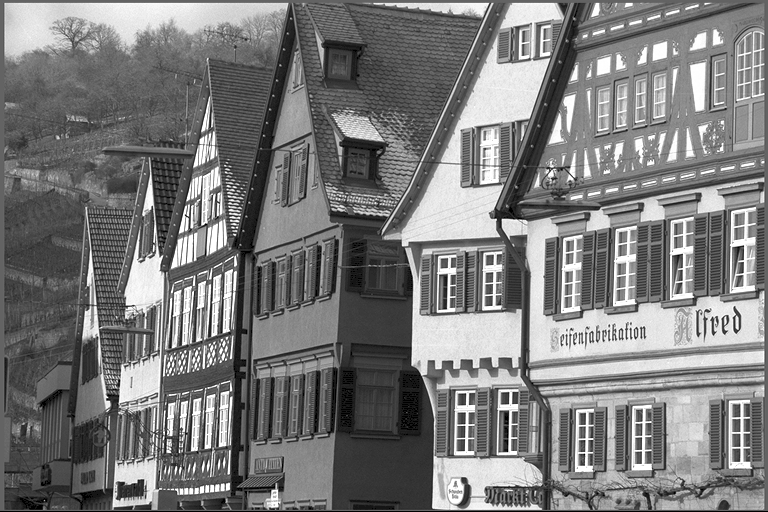
#> input picture chapter-3_image-processing/sample/house_gray.jpg, 768 x 512 px
$ jupyter execute --allow-errors chapter-3.4-fourier-transforms.ipynb   (shell and % lines are left out)
#> lines starting #> are read from the running program, lines starting #| are printed output that depends on the picture
[cell 1]

import matplotlib.pyplot as plt
import matplotlib.image as mpimg

import numpy as np
import cv2

### One Dimensional Discrete Fourier Transform

[cell 2]
### 3.4 Fourier Transform

# 1 dimensional discrete fourier transform (dft)
def dft(x: np.ndarray) -> np.ndarray:
    assert len(x.shape) == 1, "One dimension only"
    N = x.shape[0]
    n = np.arange(N)
    k = n.reshape(N, 1)
    k = np.exp(-2.j * np.pi * k * n / N)

    return k @ x


a = np.ones((3,), dtype=np.float16) / 3
print(dft(a))

[cell 3]
# 1 dimensional continuous fourier transform (fft)
def FFT(x):
    """
    A recursive implementation of
    the 1D Cooley-Tukey FFT, the
    input should have a length of
    power of 2.
    """
    N = len(x)

    if N == 1:
        return x
    else:
        X_even = FFT(x[::2])
        X_odd = FFT(x[1::2])
        factor = \
          np.exp(-2j*np.pi*np.arange(N)/ N)

        X = np.concatenate(\
            [X_even+factor[:int(N/2)]*X_odd,
             X_even+factor[int(N/2):]*X_odd])
        return X


# sampling rate
sr = 128
# sampling interval
ts = 1.0/sr
t = np.arange(0,1,ts)

freq = 1.
x = 3*np.sin(2*np.pi*freq*t)

freq = 4
x += np.sin(2*np.pi*freq*t)

freq = 7
x += 0.5* np.sin(2*np.pi*freq*t)

plt.figure(figsize = (8, 6))
plt.plot(t, x, "r")
plt.ylabel("Amplitude")

plt.show()
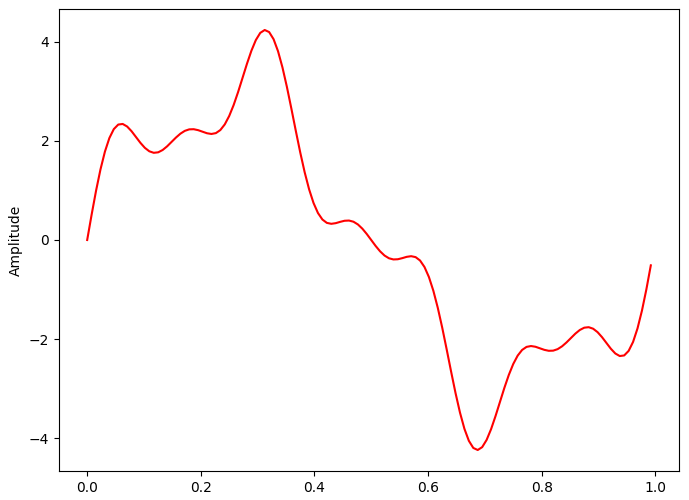
#> figure drawn by matplotlib, 1 panel; curve peaks at x = 0.312, y = 4.23

[cell 4]
X=FFT(x)

# calculate the frequency
N = len(X)
n = np.arange(N)
T = N/sr
freq = n/T

plt.figure(figsize = (12, 6))
plt.subplot(121)
plt.stem(freq, abs(X), "b", \
         markerfmt=" ", basefmt="-b")
plt.xlabel("Freq (Hz)")
plt.ylabel("FFT Amplitude |X(freq)|")

# Get the one-sided specturm
n_oneside = N//2
# get the one side frequency
f_oneside = freq[:n_oneside]

# normalize the amplitude
X_oneside =X[:n_oneside]/n_oneside

plt.subplot(122)
plt.stem(f_oneside, abs(X_oneside), "b", markerfmt=" ", basefmt="-b")
plt.xlabel("Freq (Hz)")
plt.ylabel("Normalized FFT Amplitude |X(freq)|")
plt.tight_layout()
plt.show()
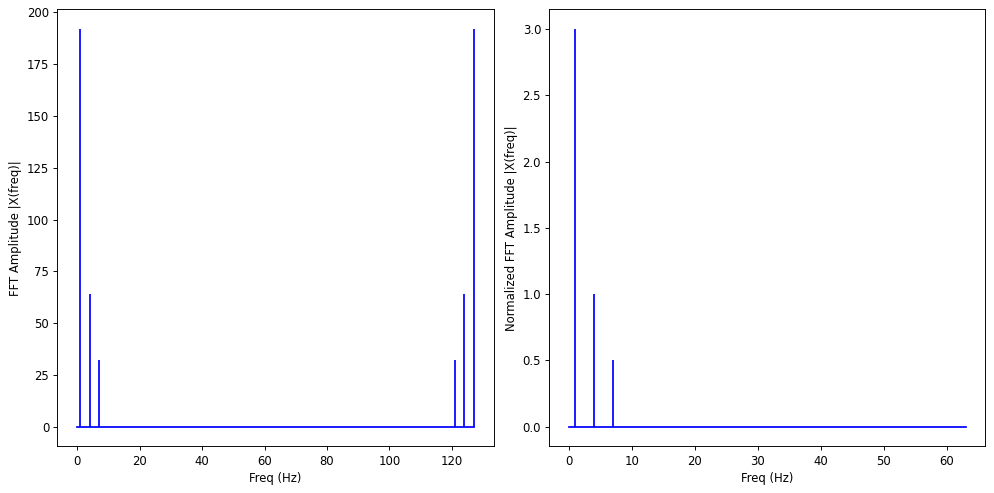
#> figure drawn by matplotlib, 2 panels; panel 1: curve peaks at x = 1, y = 192; panel 2: curve peaks at x = 1, y = 3

[cell 5]
X = np.fft.fft(x)
N = len(X)
n = np.arange(N)
T = N/sr
freq = n/T

plt.figure(figsize = (12, 6))
plt.subplot(121)

plt.stem(freq, np.abs(X), "b", markerfmt=" ", basefmt="-b")
plt.xlabel("Freq (Hz)")
plt.ylabel("FFT Amplitude |X(freq)|")
plt.xlim(0, 10)

plt.subplot(122)
plt.plot(t, np.fft.ifft(X), "r")
plt.xlabel("Time (s)")
plt.ylabel("Amplitude")
plt.tight_layout()
plt.show()
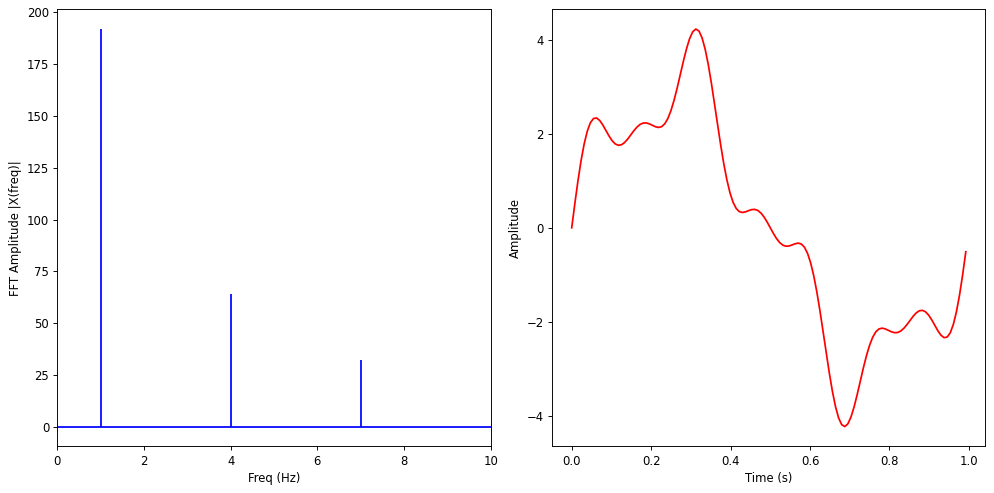
#> figure drawn by matplotlib, 2 panels; panel 1: curve peaks at x = 1, y = 192; panel 2: curve peaks at x = 0.312, y = 4.23

[cell 6]
# 2 dimensional fourier transform for image frequency and amplitude analysis
img = cv2.imread("sample/house_gray.jpg", cv2.IMREAD_GRAYSCALE)
#> img is the input picture: shape (512, 768); min 0, max 255, mean 123
img_fft = np.fft.fft2(img)
# Now once you got the result, zero frequency component (DC component) will be at top left corner.
# If you want to bring it to center, you need to shift the result by N/2 in both the directions.
img_shift = np.fft.fftshift(img_fft)
magnitude = 20 * np.log(np.abs(img_shift))
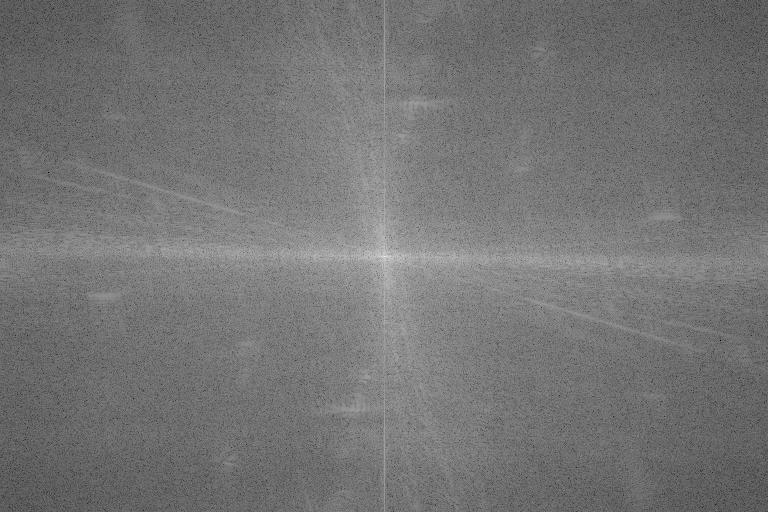
#> magnitude: shape (512, 768) float64; min 28.08, max 353.9, mean 177.3; drawn with min black and max white

plt.subplot(121),plt.imshow(img, cmap = "gray")
plt.title("Input Image"), plt.xticks([]), plt.yticks([])
plt.subplot(122),plt.imshow(magnitude, cmap = "hot", interpolation="nearest")
plt.title("Magnitude Spectrum"), plt.xticks([]), plt.yticks([])
plt.show()

[cell 7]
# using opencv dft implementation
img = cv2.imread("sample/house_gray.jpg", cv2.IMREAD_GRAYSCALE)
dft = cv2.dft(np.float32(img),flags = cv2.DFT_COMPLEX_OUTPUT)
dft_shift = np.fft.fftshift(dft)
magnitude = 20 * np.log(cv2.magnitude(dft_shift[:,:,0],dft_shift[:,:,1]))

plt.subplot(121),plt.imshow(img, cmap = "gray")
plt.title("Input Image"), plt.xticks([]), plt.yticks([])
plt.subplot(122),plt.imshow(magnitude, cmap = "hot", interpolation="nearest")
plt.title("Magnitude Spectrum"), plt.xticks([]), plt.yticks([])
plt.show()

[cell 8]
# Analyzing high-low pass
# High pass filters allow the high frequency spectrum to be passed while filtering out the low frequencies
# In the shifted spectrum plot, we can see that high frequencies lie around the perameters of the plots whereas low frequency regions lie nearer the center of the magnitude plots
mean_filter = np.ones((3,3))

gaussian = cv2.getGaussianKernel(3, 10)
gaussian = gaussian@gaussian.T

scharr = np.array([[-3, 0, 3],
                   [-10,0,10],
                   [-3, 0, 3]])
# sobel in x direction
sobel_x= np.array([[-1, 0, 1],
                   [-2, 0, 2],
                   [-1, 0, 1]])
# sobel in y direction
sobel_y= np.array([[-1,-2,-1],
                   [0, 0, 0],
                   [1, 2, 1]])
# laplacian
laplacian=np.array([[0, 1, 0],
                    [1,-4, 1],
                    [0, 1, 0]])

filters = [mean_filter, gaussian, laplacian, sobel_x, sobel_y, scharr]
filter_name = ["mean_filter", "gaussian","laplacian", "sobel_x", "sobel_y", "scharr_x"]
fft_filters = [np.fft.fft2(x) for x in filters]
fft_shift = [np.fft.fftshift(y) for y in fft_filters]
mag_spectrum = [np.log(np.abs(z)+1) for z in fft_shift]

for i in range(6):
    plt.subplot(2,3,i+1),plt.imshow(mag_spectrum[i],cmap = "gray", interpolation="nearest")
    plt.title(filter_name[i]), plt.xticks([]), plt.yticks([])

plt.show()
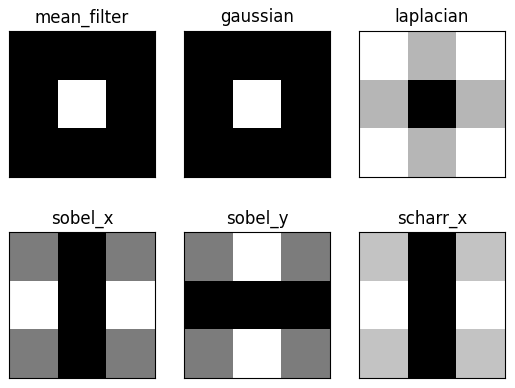
#> figure drawn by matplotlib, 6 panels

[cell 9]
# knowing the properties of fourier transform
# to shapen the image, we partially filter out the low frequency in the spectrum
# to blur the image, we partially filter out the higher frequency in the spectrum
# finally apply inverse fourier transorm to cover back the processed original image

img = mpimg.imread("sample/blurred_dog.jpg")
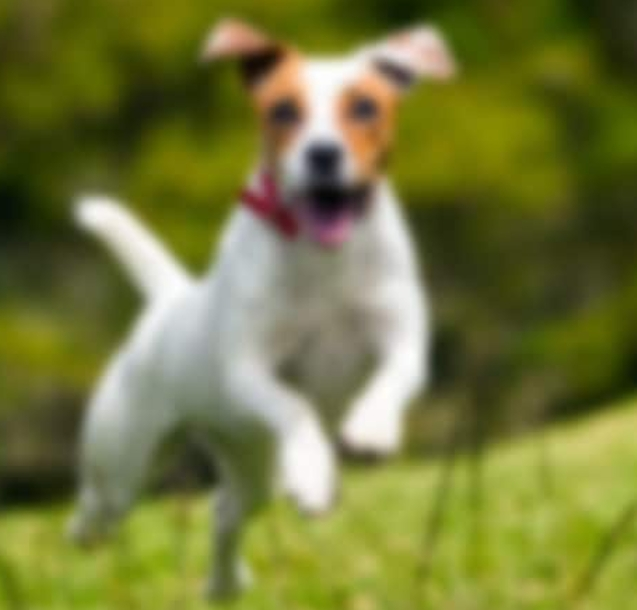
#> input picture chapter-3_image-processing/sample/blurred_dog.jpg, 637 x 610 px
#> img is the input picture: shape (610, 637, 3); mean R, G, B 116.4, 120, 59.2

def draw_cicle(shape, diamiter):
    '''
    Input:
    shape    : tuple (height, width)
    diameter : scalar

    Output:
    np.array of shape  that says True within a circle with diamiter =  around center
    '''
#> called with shape = (610, 637), diamiter = 50
    assert len(shape) == 2
    TF = np.zeros(shape, dtype=np.int8)
    center = np.array(TF.shape)/2.0

    for iy in range(shape[0]):
        for ix in range(shape[1]):
            TF[iy,ix] = (iy- center[0])**2 + (ix - center[1])**2 < diamiter **2

    return(TF)

TFcircleIN   = draw_cicle(shape=img.shape[:2],diamiter=50)
TFcircleOUT  = ~TFcircleIN

fft_img = np.zeros_like(img, dtype=complex)
for ichannel in range(fft_img.shape[2]):
    fft_img[:,:,ichannel] = np.fft.fftshift(np.fft.fft2(img[:,:,ichannel]))

def filter_circle(TFcircleIN,fft_img_channel):
    temp = np.zeros(fft_img_channel.shape[:2],dtype=complex)
    temp[TFcircleIN] = fft_img_channel[TFcircleIN]
    return(temp)

fft_img_filtered_IN = []
fft_img_filtered_OUT = []
## for each channel, pass filter
#> (the rest of this cell did not finish here and is left out)
